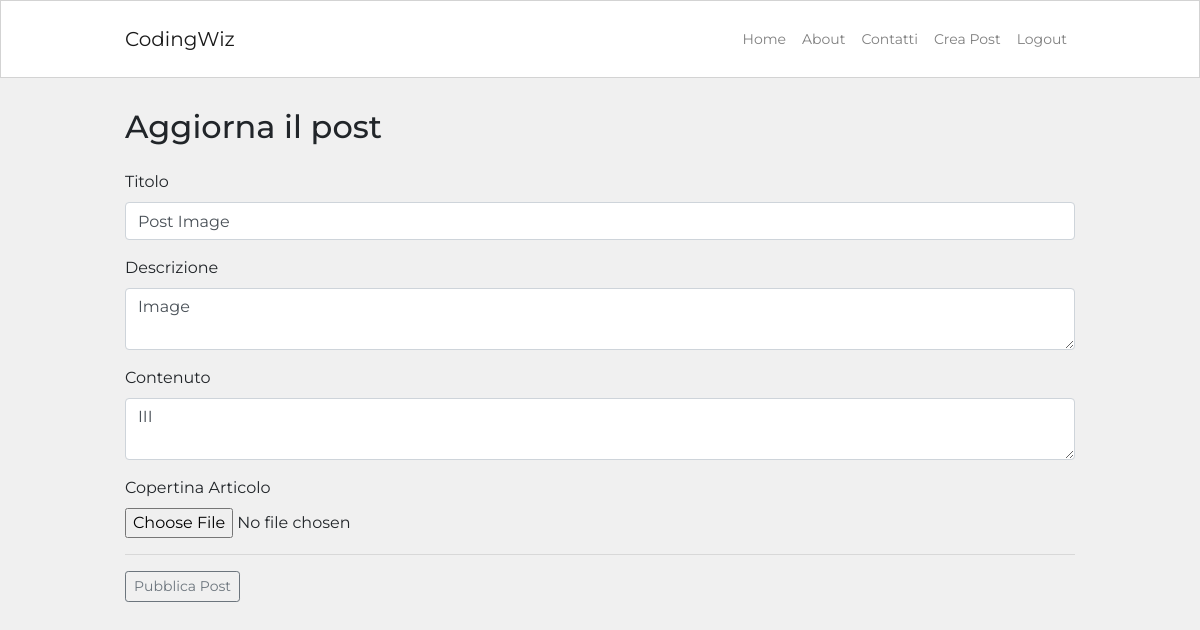
The app's page /posts/7/update (signed in) with its own data.
### blog/models.py (models this page shows, shortened)
class Post(db.Model):
    id = db.Column(db.Integer, primary_key=True)
    user_id = db.Column(db.Integer, db.ForeignKey('user.id'), nullable=False)
    created_at = db.Column(db.DateTime, default=datetime.now)
    title = db.Column(db.String(120), nullable=False)
    description = db.Column(db.String(240))
    body = db.Column(db.Text(), nullable=False)
    slug = db.Column(db.String(250))
    image = db.Column(db.String(120))

### blog/routes.py (the view)
@app.route('/posts/<int:post_id>/update', methods=['GET', 'POST'])
@login_required
def post_update(post_id):
    post_instance = Post.query.get_or_404(post_id)
    if post_instance.author != current_user:
        abort(403)
    form = PostForm()
    if form.validate_on_submit():
        post_instance.title = form.title.data
        post_instance.description = form.description.data
        post_instance.body = form.body.data
        if form.image.data:
            try:
                image = save_picture(form.image.data)
                post_instance.image = image
            except Exception:
                db.session.commit()
                flash("C'è stato un problema con l'upload dell'immagine. Cambia immagine e riprova.")
                return redirect(url_for('post_update', post_id=post_instance.id))
        db.session.commit()
        return redirect(url_for('post_detail', post_slug=post_instance.slug))
    elif request.method == 'GET':
        form.title.data = post_instance.title
        form.description.data = post_instance.description
        form.body.data = post_instance.body
    return render_template("post_editor.html", form=form)

### blog/forms.py
class PostForm(FlaskForm):
    title = StringField("Titolo",
                        validators=[
                            DataRequired("Campo Obbligatorio"),
                            Length(min=3, max=120,
                                   message='Assicurati che il titolo abbia tra i 3 e i 120 caratteri')])
    description = TextAreaField("Descrizione",
                                validators=[
                                    Length(max=240,
                                           message='Assicurati che il descrizione abbia massimo 240 caratteri')
                                ])
    body = TextAreaField("Contenuto",
                         validators=[
                             DataRequired("Campo Obbligatorio")
                         ])
    image = FileField('Copertina Articolo',
                      validators=[
                          FileAllowed(['jpg', 'jpeg', 'png'])
                      ])
    submit = SubmitField('Pubblica Post')

### blog/models.py (called while the page is built)
@login_manager.user_loader
def load_user(id):
    return User.query.get(int(id))

### blog/templates/post_editor.html (shortened to what this page needs)
{% extends 'base.html' %}
{% block content %}
    <div class="content-container container">
        {% if request.path == "/create-post" %}
            <h2>Crea un nuovo Post</h2>
        {% else %}
            <h2>Aggiorna il post</h2>
        {% endif %}
        <div class="row no-gutters">
            <div class="col">
                <form method="post" novalidate enctype="multipart/form-data">
                    <div class="form-group">
                        {{ form.title.label }}
                        {{ form.title(class="form-control") }}
                    </div>
                    <div class="form-group">
                        {{ form.description.label }}
                        {{ form.description(class="form-control") }}
                    </div>
                    <div class="form-group">
                        {{ form.body.label }}
                        {{ form.body(class="form-control", row=15) }}
                    </div>
                    <div class="form-group">
                        {{ form.image.label }}
                        {{ form.image(class="form-control-file") }}
                    </div>
                    <hr>
                    {{ form.submit(class="btn btn-sm btn-outline-secondary") }}
                </form>
            </div>
        </div>
    </div>
{% endblock %}

### blog/static/blog.css (style rules this page uses)
html, body { font-family: 'Montserrat', sans-serif; background-color: #f0f0f0; }
.content-container { max-width: 950px; margin-top: 30px; margin-bottom: 30px; padding: 0px; }

### records on screen
Post: title "Post Image", description "Image", body "III"
